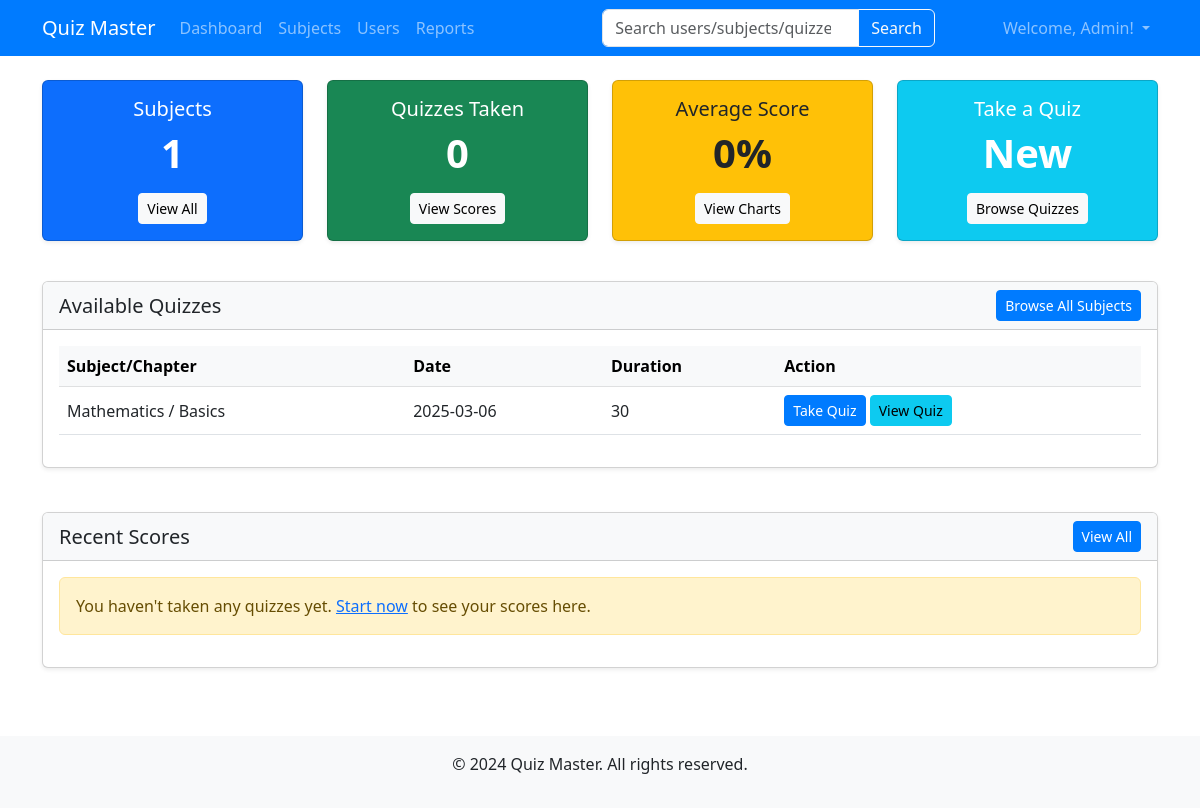
Screenshot of /user/ (signed in) with the database file from the repository.
### models.py (models this page shows, shortened)
class User(db.Model,UserMixin):
    id = db.Column(db.Integer, primary_key=True)
    email = db.Column(db.String(120), unique=True, nullable=False)
    password = db.Column(db.String(200), nullable=False)
    full_name = db.Column(db.String(100), nullable=False)
    qualification = db.Column(db.String(100), nullable=True)
    dob = db.Column(db.String(20), nullable=True)
    is_admin = db.Column(db.Boolean, default=False)
    scores = db.relationship('Score', backref='user', lazy=True, cascade="all, delete-orphan")
    def get_average_score(self):
        if not self.scores:
            return 0
        total_percentage = 0
        for score in self.scores:
            total_percentage += score.get_percentage()
        return round(total_percentage / len(self.scores), 1)

class Subject(db.Model):
    id = db.Column(db.Integer, primary_key=True)
    name = db.Column(db.String(100), nullable=False)
    description = db.Column(db.Text, nullable=True)
    chapters = db.relationship('Chapter', backref='subject', lazy=True, cascade="all, delete-orphan")

class Chapter(db.Model):
    id = db.Column(db.Integer, primary_key=True)
    name = db.Column(db.String(100), nullable=False)
    description = db.Column(db.Text, nullable=True)
    subject_id = db.Column(db.Integer, db.ForeignKey('subject.id'), nullable=False)
    quizzes = db.relationship('Quiz', backref='chapter', lazy=True, cascade="all, delete-orphan")

class Quiz(db.Model):
    id = db.Column(db.Integer, primary_key=True)
    chapter_id = db.Column(db.Integer, db.ForeignKey('chapter.id'), nullable=False)
    date_of_quiz = db.Column(db.String(20), nullable=False)
    time_duration = db.Column(db.String(10), nullable=False)
    remarks = db.Column(db.Text, nullable=True)
    questions = db.relationship('Question', backref='quiz', lazy=True, cascade="all, delete-orphan")
    scores = db.relationship('Score', backref='quiz', lazy=True, cascade="all, delete-orphan")

### routes/user.py (the view)
@user.route('/')
@login_required
def dashboard():
    subjects = Subject.query.all()
    quizzes_taken = Score.query.filter_by(user_id=current_user.id).count()
    scores = Score.query.filter_by(user_id=current_user.id).order_by(Score.time_stamp.desc()).limit(5).all()
    return render_template('user/dashboard.html',
                         subjects=subjects,
                         quizzes_taken=quizzes_taken,
                         scores=scores)

### app.py (called while the page is built)
@login_manager.user_loader
def load_user(user_id):
    return User.query.get(int(user_id))

### routes/user.py (called while the page is built)
@user.before_request
def check_regular_user():
    if not current_user.is_authenticated:
        return redirect(url_for('auth.login'))

### templates/user/dashboard.html (shortened to what this page needs)
{% extends 'base.html' %}
{% block content %}
<div class="row mb-4">
    <div class="col-md-3">
        <div class="card text-center bg-primary text-white mb-3 shadow-sm">
            <div class="card-body">
                <h5 class="card-title">Subjects</h5>
                <h2 class="display-4">{{ subjects|length }}</h2>
                <a href="{{ url_for('user.subjects') }}" class="btn btn-light btn-sm mt-2">View All</a>
            </div>
        </div>
    </div>
    <div class="col-md-3">
        <div class="card text-center bg-success text-white mb-3 shadow-sm">
            <div class="card-body">
                <h5 class="card-title">Quizzes Taken</h5>
                <h2 class="display-4">{{ quizzes_taken }}</h2>
                <a href="{{ url_for('user.view_scores') }}" class="btn btn-light btn-sm mt-2">View Scores</a>
            </div>
        </div>
    </div>
    <div class="col-md-3">
        <div class="card text-center bg-warning text-dark mb-3 shadow-sm">
            <div class="card-body">
                <h5 class="card-title">Average Score</h5>
                <h2 class="display-4">{{ current_user.get_average_score() }}%</h2>
                <a href="{{ url_for('user.charts') }}" class="btn btn-light btn-sm mt-2">View Charts</a>
            </div>
        </div>
    </div>
    <div class="col-md-3">
        <div class="card text-center bg-info text-white mb-3 shadow-sm">
            <div class="card-body">
                <h5 class="card-title">Take a Quiz</h5>
                <h2 class="display-4">New</h2>
                <a href="{{ url_for('user.subjects') }}" class="btn btn-light btn-sm mt-2">Browse Quizzes</a>
            </div>
        </div>
    </div>
</div>
<div class="row mb-4">
    <div class="col-12">
        <div class="card shadow-sm">
            <div class="card-header bg-light d-flex justify-content-between align-items-center">
                <h5 class="mb-0">Available Quizzes</h5>
                <a href="{{ url_for('user.subjects') }}" class="btn btn-sm btn-primary">Browse All Subjects</a>
            </div>
            <div class="card-body">
                {% set all_quizzes = [] %}
                {% for subject in subjects %}
                    {% for chapter in subject.chapters %}
                        {% for quiz in chapter.quizzes %}
                            {% set is_taken = false %}
                            {% for score in quiz.scores %}
                                {% if score.user_id == current_user.id %}
                                    {% set is_taken = true %}
                                {% endif %}
                            {% endfor %}
                            {% set _ = all_quizzes.append({
                                'id': quiz.id,
                                'subject': subject.name,
                                'chapter': chapter.name,
                                'date': quiz.date_of_quiz,
                                'duration': quiz.time_duration,
                                'is_taken': is_taken
                            }) %}
                        {% endfor %}
                    {% endfor %}
                {% endfor %}
                {% if all_quizzes %}
                <div class="table-responsive">
                    <table class="table table-hover align-middle">
                        <thead class="table-light">
                            <tr>
                                <th>Subject/Chapter</th>
                                <th>Date</th>
                                <th>Duration</th>
                                <th>Action</th>
                            </tr>
                        </thead>
                        <tbody>
                            {% for quiz in all_quizzes %}
                            <tr>
                                <td>{{ quiz.subject }} / {{ quiz.chapter }}</td>
                                <td>{{ quiz.date }}</td>
                                <td>{{ quiz.duration }}</td>
                                <td>
                                    {% if quiz.is_taken %}
                                        {% for score in scores %}
                                            {% if score.quiz_id == quiz.id %}
                                                <a href="{{ url_for('user.view_score_detail', score_id=score.id) }}" class="btn btn-sm btn-success">View Score</a>
                                            {% endif %}
                                        {% endfor %}
                                    {% else %}
                                        <a href="{{ url_for('user.take_quiz', quiz_id=quiz.id) }}" class="btn btn-sm btn-primary">Take Quiz</a>
                                    {% endif %}
                                    <a href="{{ url_for('user.view_quiz', quiz_id=quiz.id) }}" class="btn btn-sm btn-info">View Quiz</a>
                                </td>
                            </tr>
                            {% endfor %}
                        </tbody>
                    </table>
                </div>
                {% else %}
                <div class="alert alert-info">
                    <p class="mb-0">No quizzes available. Check back later or browse all subjects.</p>
                </div>
                {% endif %}
            </div>
        </div>
    </div>
</div>
<div class="row mb-4">
    <div class="col-12">
        <div class="card shadow-sm">
            <div class="card-header bg-light d-flex justify-content-between align-items-center">
                <h5 class="mb-0">Recent Scores</h5>
                <a href="{{ url_for('user.view_scores') }}" class="btn btn-sm btn-primary">View All</a>
            </div>
            <div class="card-body">
                {% if scores %}
                <div class="table-responsive">
                    <table class="table table-hover align-middle">
                        <thead class="table-light">
                            <tr>
                                <th>Quiz</th>
                                <th>Date</th>
                                <th>Score</th>
                                <th>Status</th>
                                <th>Action</th>
                            </tr>
                        </thead>
                        <tbody>
                            {% for score in scores %}
                            <tr>
                                <td>{{ score.quiz.chapter.subject.name }} - {{ score.quiz.chapter.name }}</td>
                                <td>{{ score.time_stamp.strftime('%Y-%m-%d') }}</td>
                                <td>{{ score.get_percentage() }}% ({{ score.get_grade() }})</td>
                                <td>
                                    {% if score.get_status() == 'Passed' %}
                                    <span class="badge bg-success">Passed</span>
                                    {% else %}
                                    <span class="badge bg-danger">Failed</span>
                                    {% endif %}
                                </td>
                                <td>
                                    <a href="{{ url_for('user.view_score_detail', score_id=score.id) }}" class="btn btn-sm btn-info">View Details</a>
                                </td>
                            </tr>
                            {% endfor %}
                        </tbody>
                    </table>
                </div>
                {% else %}
                <div class="alert alert-warning">
                    <p class="mb-0">You haven't taken any quizzes yet. <a href="{{ url_for('user.subjects') }}">Start now</a> to see your scores here.</p>
                </div>
                {% endif %}
            </div>
        </div>
    </div>
</div>
{% endblock %}

### templates/base.html (shortened to what this page needs)
<!DOCTYPE html>
<html lang="en">
<head>
    <link href="https://cdn.jsdelivr.net/npm/bootstrap@5.3.0-alpha1/dist/css/bootstrap.min.css" rel="stylesheet">
    <link rel="stylesheet" href="{{ url_for('static', filename='css/style.css') }}">
</head>
<body>
    <nav class="navbar navbar-expand-lg navbar-dark bg-primary">
        <div class="container">
            <a class="navbar-brand" href="/">Quiz Master</a>
            <div class="collapse navbar-collapse" id="navbarNav">
                <ul class="navbar-nav me-auto">
                    {% if current_user.is_authenticated %}
                        {% if current_user.is_admin %}
                            <li class="nav-item">
                                <a class="nav-link" href="{{ url_for('admin.dashboard') }}">Dashboard</a>
                            </li>
                            <li class="nav-item">
                                <a class="nav-link" href="{{ url_for('admin.subjects') }}">Subjects</a>
                            </li>
                            <li class="nav-item">
                                <a class="nav-link" href="{{ url_for('admin.users') }}">Users</a>
                            </li>
                            <li class="nav-item">
                                <a class="nav-link" href="{{ url_for('admin.reports') }}">Reports</a>
                            </li>
                        {% endif %}
                    {% endif %}
                </ul>
                {% if current_user.is_authenticated %}
                <form class="d-flex mx-auto" method="GET" action="{% if current_user.is_admin %}{{ url_for('admin.search') }}{% else %}{{ url_for('user.search') }}{% endif %}">
                    <div class="input-group">
                        <input class="form-control" type="search" name="query" placeholder="{% if current_user.is_admin %}Search users/subjects/quizzes{% else %}Search subjects/quizzes{% endif %}" aria-label="Search">
                        <button class="btn btn-outline-light" type="submit">Search</button>
                    </div>
                </form>
                {% endif %}
                <ul class="navbar-nav">
                    {% if current_user.is_authenticated %}
                        <li class="nav-item dropdown">
                            <a class="nav-link dropdown-toggle" href="#" id="navbarDropdown" role="button" data-bs-toggle="dropdown" aria-expanded="false">
                                Welcome, {{ current_user.full_name }}!
                            </a>
                        </li>
                    {% endif %}
                </ul>
            </div>
        </div>
    </nav>
    <div class="container mt-4">
        {% block content %}{% endblock %}
    </div>
    <footer class="mt-5 py-3 bg-light text-center">
        <div class="container">
            <p>&copy; 2024 Quiz Master. All rights reserved.</p>
        </div>
    </footer>
</body>
</html>

### static/css/style.css (style rules this page uses)
.navbar { background-color: #007bff !important; }
.card { box-shadow: 0 4px 6px rgba(0,0,0,0.1); margin-bottom: 20px; }
.card-header { font-weight: 500; }
.display-4 { font-size: 2.5rem; font-weight: 700; }
footer { margin-top: 30px; padding: 20px 0; background-color: #f8f9fa; }
.table th { font-weight: 600; background-color: #f8f9fa; }
.btn-primary { background-color: #007bff; border-color: #007bff; }

### rows the page displays
User: full_name "Admin"
Subject: subject "Mathematics"
Chapter: chapter "Basics"
Quiz: date "2025-03-06", duration "30"

### other values shown
{{ subjects|length }} "1"
{{ quizzes_taken }} "0"
{{ current_user.get_average_score() }} "0"
